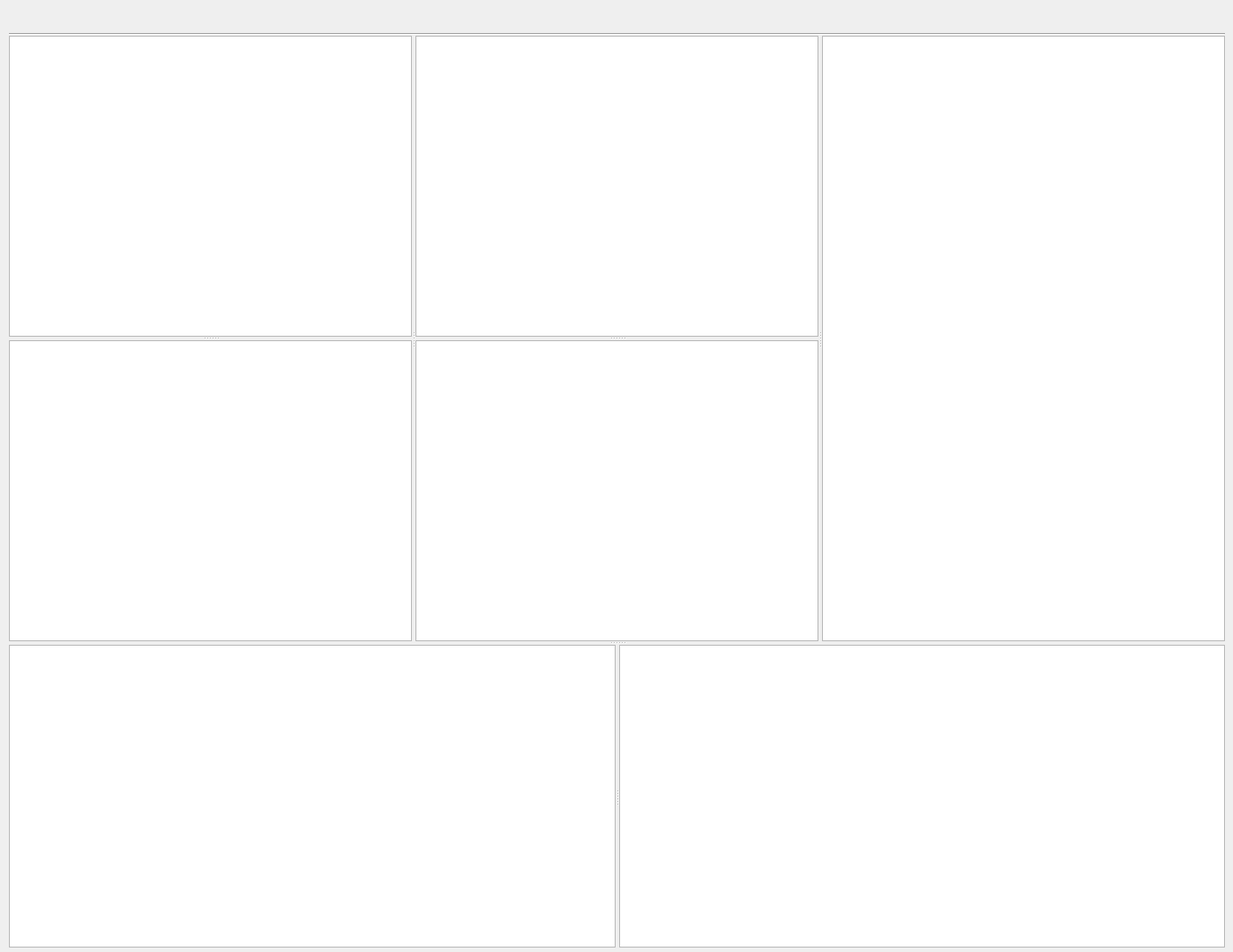
<?xml version="1.0" encoding="UTF-8"?>
<ui version="4.0">
 <class>PwnDbgGui</class>
 <widget class="QWidget" name="PwnDbgGui">
  <property name="geometry">
   <rect>
    <x>0</x>
    <y>0</y>
    <width>1380</width>
    <height>1066</height>
   </rect>
  </property>
  <property name="windowTitle">
   <string>PwnDbgGui</string>
  </property>
  <widget class="Line" name="line">
   <property name="geometry">
    <rect>
     <x>10</x>
     <y>30</y>
     <width>1361</width>
     <height>16</height>
    </rect>
   </property>
   <property name="orientation">
    <enum>Qt::Horizontal</enum>
   </property>
  </widget>
  <widget class="QSplitter" name="splitter_5">
   <property name="geometry">
    <rect>
     <x>10</x>
     <y>40</y>
     <width>1361</width>
     <height>1021</height>
    </rect>
   </property>
   <property name="orientation">
    <enum>Qt::Vertical</enum>
   </property>
   <widget class="QSplitter" name="splitter_4">
    <property name="orientation">
     <enum>Qt::Horizontal</enum>
    </property>
    <widget class="QSplitter" name="splitter_2">
     <property name="orientation">
      <enum>Qt::Vertical</enum>
     </property>
     <widget class="QTextBrowser" name="disasm"/>
     <widget class="QTextBrowser" name="code"/>
    </widget>
    <widget class="QSplitter" name="splitter_3">
     <property name="orientation">
      <enum>Qt::Vertical</enum>
     </property>
     <widget class="QTextBrowser" name="regs"/>
     <widget class="QTextBrowser" name="io"/>
    </widget>
    <widget class="QTextBrowser" name="stack"/>
   </widget>
   <widget class="QSplitter" name="splitter">
    <property name="orientation">
     <enum>Qt::Horizontal</enum>
    </property>
    <widget class="QTextEdit" name="main"/>
    <widget class="QTextEdit" name="ipython"/>
   </widget>
  </widget>
 </widget>
 <resources/>
 <connections/>
</ui>
